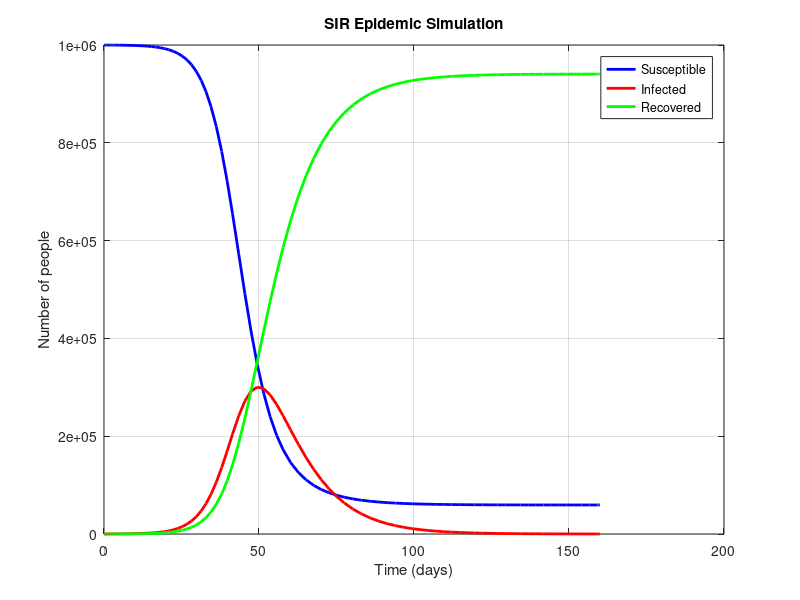

Here is the MATLAB script that generated this plot: (Note: this script raises an error after producing the figure.)

% SIR Epidemic Model
% First simulation for the Modelling and Simulations project

clear;
clc;
close all;

% Population and initial conditions
N = 1000000;      % Total population
I0 = 100;         % Initially infected people
R0 = 0;           % Initially recovered people
S0 = N - I0 - R0; % Initially susceptible people

% Model parameters (illustrative values)
beta = 0.30;      % Transmission rate per day
gamma = 0.10;     % Recovery rate per day

% Simulation time in days
tspan = [0 160];

% Initial state vector: [Susceptible, Infected, Recovered]
y0 = [S0; I0; R0];

% SIR differential equations
sir_odes = @(t, y) [
    -beta * y(1) * y(2) / N;
     beta * y(1) * y(2) / N - gamma * y(2);
     gamma * y(2)
];

% Solve the differential equations
[t, y] = ode45(sir_odes, tspan, y0);

% Extract each population
S = y(:, 1);
I = y(:, 2);
R = y(:, 3);

% Plot the simulation
figure;
plot(t, S, 'b-', 'LineWidth', 2);
hold on;
plot(t, I, 'r-', 'LineWidth', 2);
plot(t, R, 'g-', 'LineWidth', 2);
hold off;

xlabel('Time (days)');
ylabel('Number of people');
title('SIR Epidemic Simulation');
legend('Susceptible', 'Infected', 'Recovered', 'Location', 'best');
grid on;

% Check conservation of population
population_error = max(abs(S + I + R - N));

fprintf('Simulation completed successfully.\n');
fprintf('Peak infected population: %.0f\n', max(I));
fprintf('Day of peak infection: %.1f\n', t(find(I == max(I), 1)));
fprintf('Maximum population conservation error: %.6f\n', population_error);

% Save numerical results
results = [t, S, I, R];

output_file = fullfile(fileparts(pwd()), 'results', 'sir_simulation.csv');
fid = fopen(output_file, 'w');

if fid == -1
    error('Could not open output file: %s', output_file);
end

fprintf(fid, 'day,susceptible,infected,recovered\n');
fprintf(fid, '%.6f,%.6f,%.6f,%.6f\n', results');
fclose(fid);

fprintf('Results saved to: %s\n', output_file);
